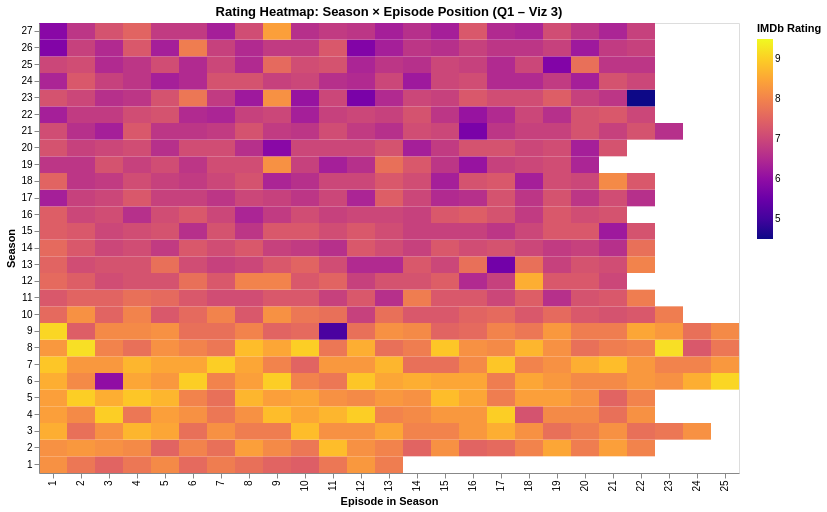

The notebook cell saved with this chart:
### Code cell
# ── VIZ 3: Season × Episode heatmap ──────────────────────────────────────
viz3 = (
    alt.Chart(eps, title="Rating Heatmap: Season × Episode Position (Q1 – Viz 3)")
    .mark_rect()
    .encode(
        x=alt.X("number_in_season:O", title="Episode in Season",
                axis=alt.Axis(labelOverlap=True)),
        y=alt.Y("season:O", title="Season", sort="descending"),
        color=alt.Color("imdb_rating:Q", title="IMDb Rating",
                        scale=alt.Scale(scheme="plasma", domain=[4.5,9.5])),
        tooltip=[alt.Tooltip("title:N"), alt.Tooltip("season:O"),
                 alt.Tooltip("number_in_season:O", title="Ep #"),
                 alt.Tooltip("imdb_rating:Q", title="Rating", format=".1f")],
    )
    .properties(width=700, height=450)
)
viz3.save("data/outputs/interactive_visualizations/q1_viz3_heatmap.html")
viz3

### Figure 1 — Vega-Lite specification as saved in the notebook (floating-point values rounded to 4 significant figures; data arrays with more than 128 entries replaced by an {"elided": "..."} marker saying what was removed)
{"config": {"view": {"continuousWidth": 300, "continuousHeight": 300}}, "data": {"name": "data-282214bfe2f46d473352ee84f747f370"}, "mark": {"type": "rect"}, "encoding": {"color": {"field": "imdb_rating", "scale": {"domain": [4.5, 9.5], "scheme": "plasma"}, "title": "IMDb Rating", "type": "quantitative"}, "tooltip": [{"field": "title", "type": "nominal"}, {"field": "season", "type": "ordinal"}, {"field": "number_in_season", "title": "Ep #", "type": "ordinal"}, {"field": "imdb_rating", "format": ".1f", "title": "Rating", "type": "quantitative"}], "x": {"axis": {"labelOverlap": true}, "field": "number_in_season", "title": "Episode in Season", "type": "ordinal"}, "y": {"field": "season", "sort": "descending", "title": "Season", "type": "ordinal"}}, "height": 450, "title": "Rating Heatmap: Season × Episode Position (Q1 – Viz 3)", "width": 700, "$schema": "https://vega.github.io/schema/vega-lite/v6.1.0.json", "datasets": {"data-282214bfe2f46d473352ee84f747f370": {"elided": "596 records"}}}
